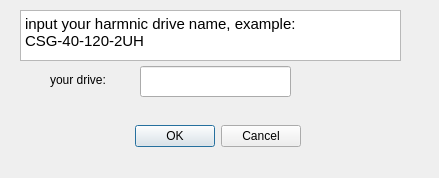
<?xml version="1.0" encoding="UTF-8"?>
<ui version="4.0">
 <class>Dialog</class>
 <widget class="QDialog" name="Dialog">
  <property name="geometry">
   <rect>
    <x>0</x>
    <y>0</y>
    <width>439</width>
    <height>178</height>
   </rect>
  </property>
  <property name="windowTitle">
   <string>Dialog</string>
  </property>
  <widget class="QDialogButtonBox" name="buttonBox">
   <property name="geometry">
    <rect>
     <x>120</x>
     <y>120</y>
     <width>181</width>
     <height>32</height>
    </rect>
   </property>
   <property name="orientation">
    <enum>Qt::Horizontal</enum>
   </property>
   <property name="standardButtons">
    <set>QDialogButtonBox::Cancel|QDialogButtonBox::Ok</set>
   </property>
  </widget>
  <widget class="QLineEdit" name="lineEdit">
   <property name="geometry">
    <rect>
     <x>140</x>
     <y>66</y>
     <width>151</width>
     <height>31</height>
    </rect>
   </property>
  </widget>
  <widget class="QLabel" name="label_2">
   <property name="geometry">
    <rect>
     <x>50</x>
     <y>70</y>
     <width>81</width>
     <height>19</height>
    </rect>
   </property>
   <property name="text">
    <string>your drive:</string>
   </property>
  </widget>
  <widget class="QTextBrowser" name="textBrowser">
   <property name="geometry">
    <rect>
     <x>20</x>
     <y>10</y>
     <width>381</width>
     <height>51</height>
    </rect>
   </property>
   <property name="html">
    <string>&lt;!DOCTYPE HTML PUBLIC &quot;-//W3C//DTD HTML 4.0//EN&quot; &quot;http://www.w3.org/TR/REC-html40/strict.dtd&quot;&gt;
&lt;html&gt;&lt;head&gt;&lt;meta name=&quot;qrichtext&quot; content=&quot;1&quot; /&gt;&lt;style type=&quot;text/css&quot;&gt;
p, li { white-space: pre-wrap; }
&lt;/style&gt;&lt;/head&gt;&lt;body style=&quot; font-family:'Ubuntu Sans'; font-size:11pt; font-weight:400; font-style:normal;&quot;&gt;
&lt;p style=&quot; margin-top:0px; margin-bottom:0px; margin-left:0px; margin-right:0px; -qt-block-indent:0; text-indent:0px;&quot;&gt;input your harmnic drive name, example: CSG-40-120-2UH&lt;/p&gt;&lt;/body&gt;&lt;/html&gt;</string>
   </property>
  </widget>
 </widget>
 <resources/>
 <connections>
  <connection>
   <sender>buttonBox</sender>
   <signal>accepted()</signal>
   <receiver>Dialog</receiver>
   <slot>accept()</slot>
   <hints>
    <hint type="sourcelabel">
     <x>248</x>
     <y>254</y>
    </hint>
    <hint type="destinationlabel">
     <x>157</x>
     <y>274</y>
    </hint>
   </hints>
  </connection>
  <connection>
   <sender>buttonBox</sender>
   <signal>rejected()</signal>
   <receiver>Dialog</receiver>
   <slot>reject()</slot>
   <hints>
    <hint type="sourcelabel">
     <x>316</x>
     <y>260</y>
    </hint>
    <hint type="destinationlabel">
     <x>286</x>
     <y>274</y>
    </hint>
   </hints>
  </connection>
 </connections>
</ui>
